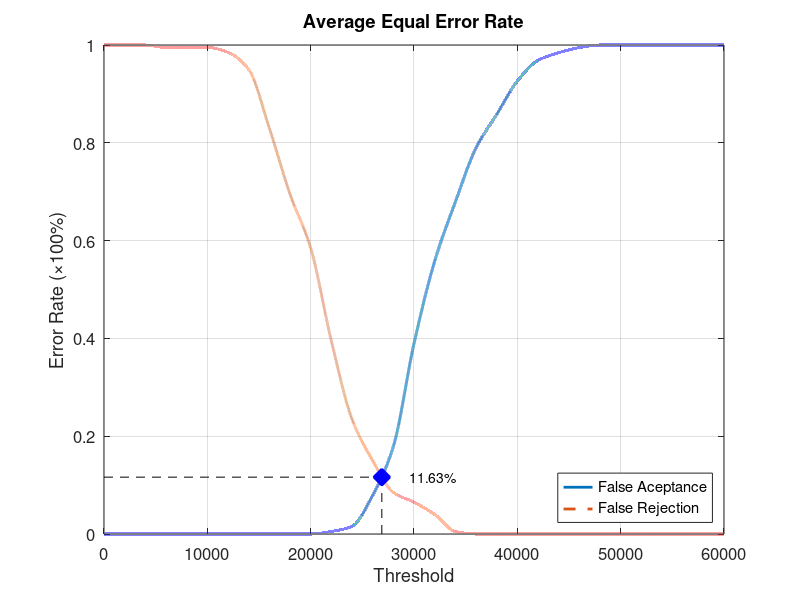
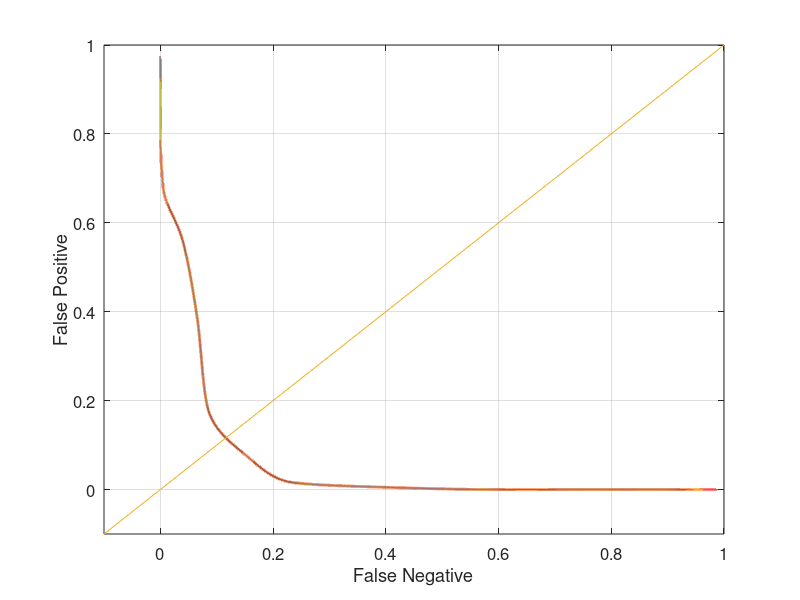

Source code (MATLAB) for these figures, in order:
function yEER = Database3_4
close all;
clear;
clc;
x = 0:2000:60000;
xq = 0:0.5:60000;

y0 = [0 0 0 0 0 0 0 0 0 0 0 0.00526316 0.0157895 0.0789474 0.178947 0.389474 0.557895 0.678947 0.789474 0.857895 0.926316 0.968421 0.984211 0.994737 1 1 1 1 1 1 1];
yy0 = interp1(x, y0, xq, 'pchip');
y1 = [1 1 1 0.995 0.995 0.995 0.985 0.95 0.83 0.695 0.585 0.395 0.235 0.15 0.085 0.065 0.04 0.005 0 0 0 0 0 0 0 0 0 0 0 0 0];
yy1 = interp1(x, y1, xq, 'pchip');

% Calculating EER: 
y2 = abs(y0 - y1);
find(y2 == min(y2))
yy2 = abs(yy0 - yy1);
xEER = find(yy2 == min(yy2));
xEERIndex = xq(xEER) % X-axis EER
yEER = yy0(xEER) % Y-axis EER

main = figure
plot(xq, yy0,'-','LineWidth', 2);	hold on
plot(xq, yy1,'--','LineWidth', 2);	hold on
plot([xEERIndex xEERIndex], [0 yEER], 'k--');	hold on
plot([0 xEERIndex], [yEER yEER], 'k--');	hold on
plot(xEERIndex, yEER, 'bx', 'LineWidth', 10);	hold on
text(xEERIndex + 10 * xEERIndex / 100, yEER, [num2str(round((10000 * yEER)) / 100) '%'])
legend('False Aceptance', 'False Rejection', 'Location', 'SouthEast')
xlabel('Threshold')
ylabel('Error Rate (\times100%)')
title('Average Equal Error Rate')
set(gca, 'FontSize', 12)
axis([0 60000 0 1])
grid on

print(main, 'Database3_4Main', '-dpng');
FNRxFPR = figure('Color', [1 1 1]);
plot(yy1, yy0, '-', yy1, yy0, 'LineWidth', 2);
hold on
y = -0.1:0.1:1
plot(y, y); 
set(gca, 'FontSize', 12)
xlabel('False Negative')
ylabel('False Positive')
axis([-0.1 1 -0.1 1])
set(gca, 'FontSize', 12)
grid on

print(FNRxFPR, 'Database3_4FNRxFPR','-dpng');
end
